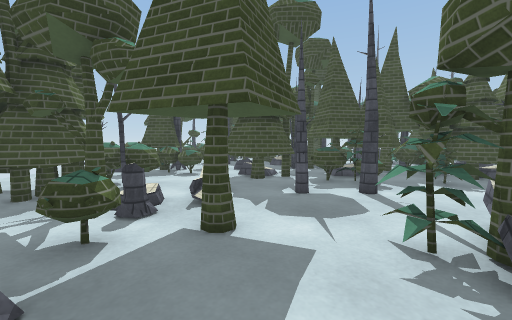
[1] (above)

24 first-person views from a walk through a scene from a Unity 3-D project. The camera is 1.5 m above the floor, tilts 4° down and sees 90° across. The floor is counted in squares, 1 m on a side. Each view is taken from the middle of a square. On the plan, view 1 faces up. The plan holds only what a view shows up to about 13 squares ahead; the rest is blank. The place goes on beyond the plan. Some animated figures are not drawn. Surface patterns are stand-ins for the level's own textures.

[2]
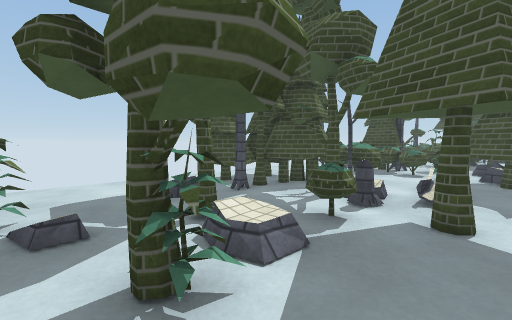

[3]
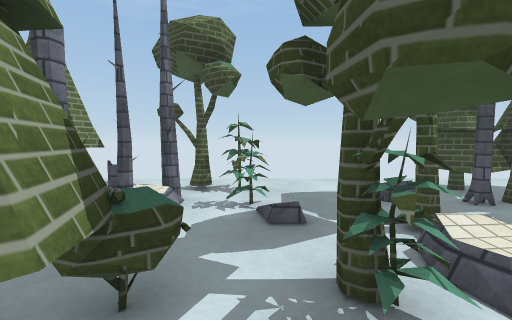

[4]
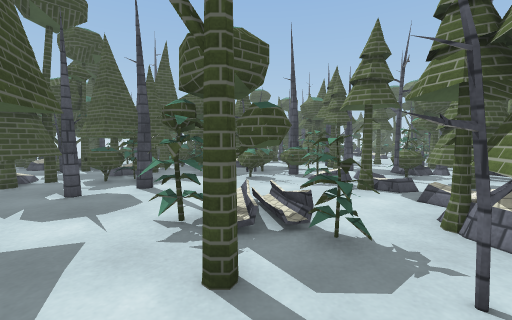

[5]
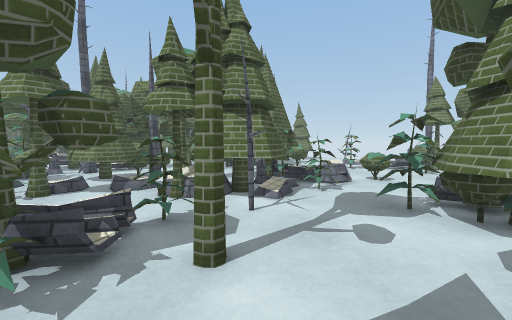

[6]
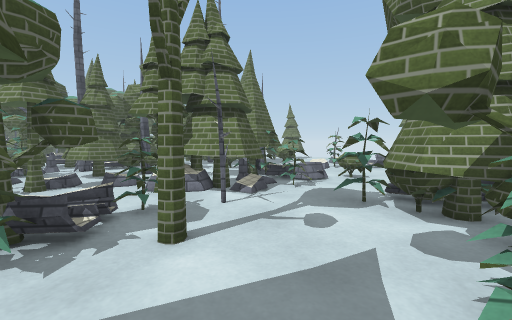

[7]
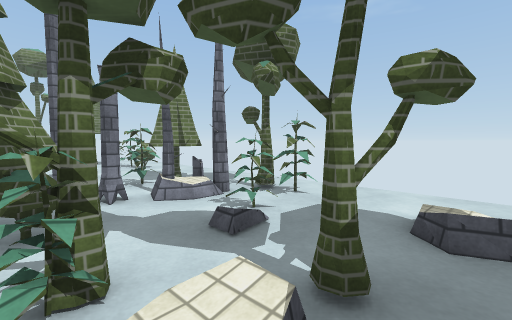

[8]
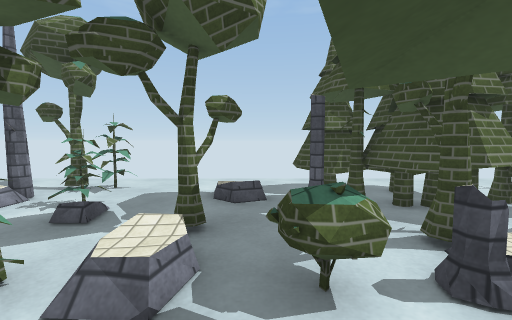

[9]
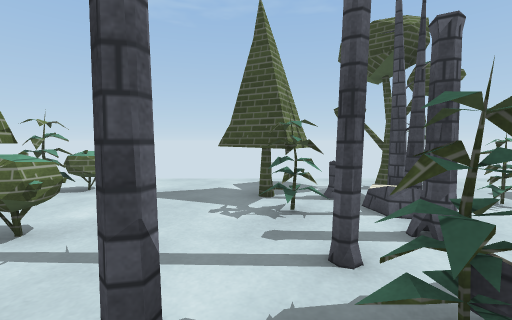

[10]
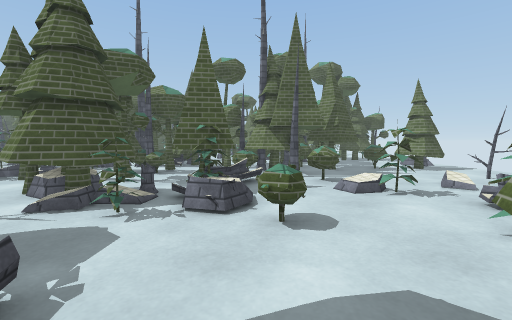

[11]
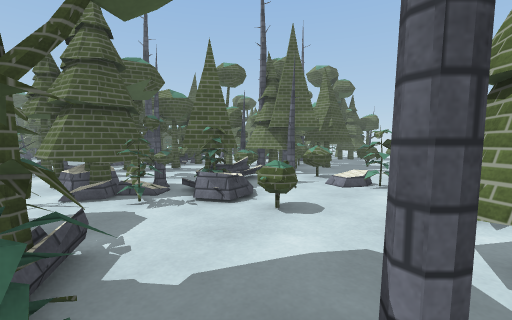

[12]
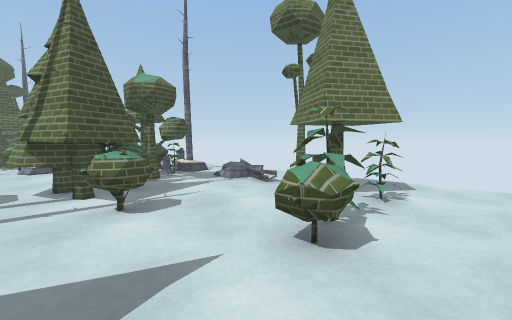

[13]
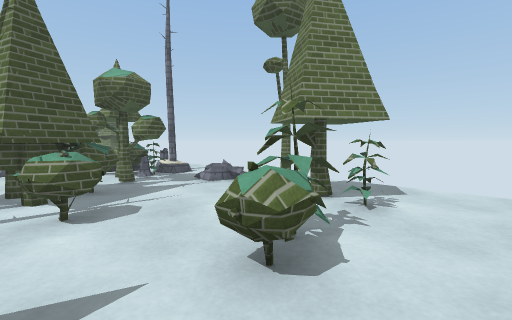

[14]
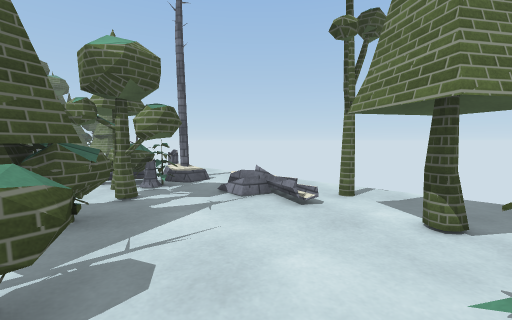

[15]
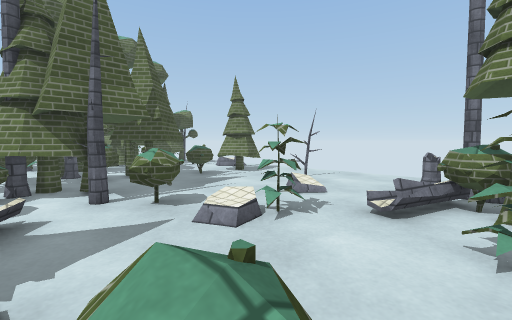

[16]
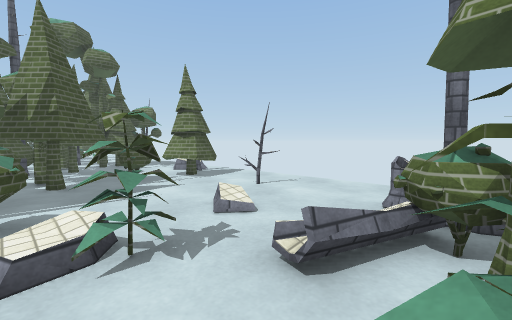

[17]
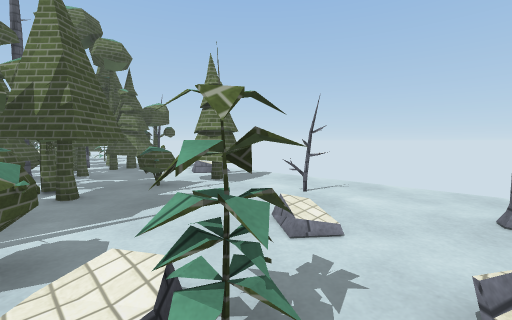

[18]
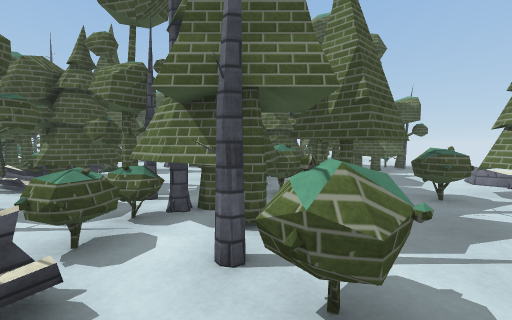

[19]
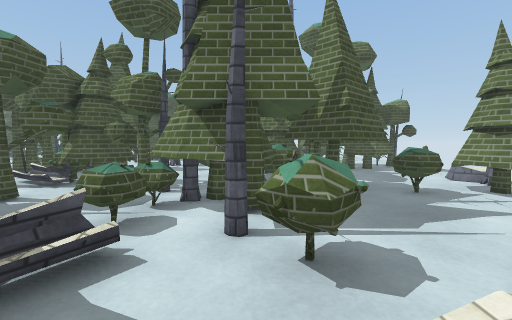

[20]
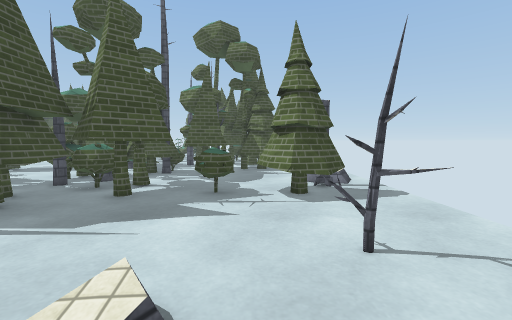

[21]
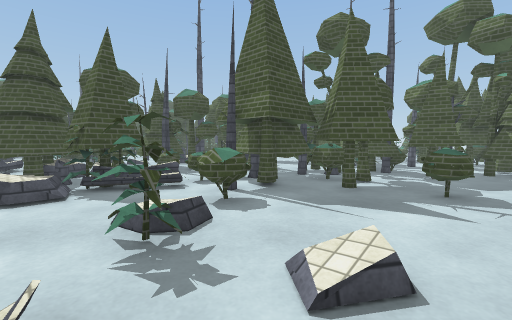

[22]
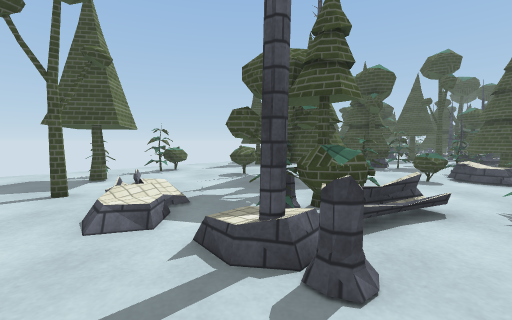

[23]
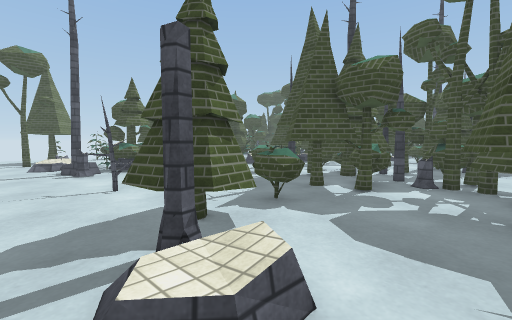

[24]
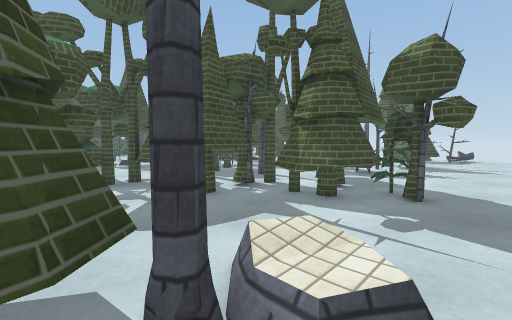

### Floor plan
Key: @ floor where view 1 was taken; # wall or solid block; x gap in a wall; . main floor; : floor 0.25 m higher than the main floor; + floor 0.5 m higher than the main floor; / step, stairs or slope; = window, fence, low wall or low ledge; ^ raised ledge; T thing the floor can be seen under or through; O other object.
Columns run from 10 left of view 1 to 20 right of it. Each row starts with its distance up from view 1.
 15        ^   .#
 14        ^ =/...
 13     ###  .....   ##
 12 .. .##^^####..######
 11 ....#   =###..#######
 10 ....x    ###x^#..####
  9 ...TTT^#  #...=..#.##
  8 ..   T^#= ....#....#=
  7 . TTTT#.= .#......#=
  6 . TTTT#O=O.........##
  5 . #TT...x...........
  4 .......^^.....=...#O ...
  3 ...O...=....###...x..:.#
  2 ...O...O.....##....O.#^#=  #x
  1 .......#....###.....## #= .#
  0 ........#.@.......O.#####.#
 -1 ..#.#=.......####= .## #O.
 -2 ..#.....##....#####x###=##  =#
 -3 ..#x#...####..##T ..=###### .
 -4 ....###.####.TTTT  ..  ###...
 -5 ...#....###....TTT ... ##....
 -6 ..####.##=....^^###x^T T.....
 -7 .. ##........^x=..=.TTT .T#..
 -8 ........#....^......TTTTTT#..
 -9 .........##.......^#.TTT =#T
-10 ......=####.....#x^#..TT^.#T#
-11 ......^####.#..##....TTTT..T
-12 ..^.....^#............TT...T#
-13 ..##......#..=.........=...###
-14 ..##.....#..=^...O....^^.....#
-15 ............#=........##.....##
-16 ..#x#..==/..##=....=..##.....##
-17 ........=/+.......#...###O=...#
-18 ......#..//..............O.....
-19 ...............................

Positions as (right, up) in squares from view 1, and headings:
1: (0, 0), facing up
2: (0, -1), facing up-left
3: (0, -1), facing left
4: (0, -1), facing up-right
5: (-1, 3), facing down-right
6: (-2, 3), facing down-right
7: (-2, 3), facing down-left
8: (0, 3), facing left
9: (0, -7), facing left
10: (-2, -7), facing right
11: (-3, -7), facing right
12: (-10, -9), facing down-right
13: (-10, -10), facing down-right
14: (-7, -11), facing down-right
15: (2, -7), facing down-right
16: (2, -10), facing down-right
17: (4, -10), facing down-right
18: (6, -9), facing right
19: (5, -9), facing right
20: (5, -15), facing right
21: (4, -15), facing up-right
22: (5, -19), facing up-left
23: (17, -19), facing up-left
24: (13, -19), facing up-right
